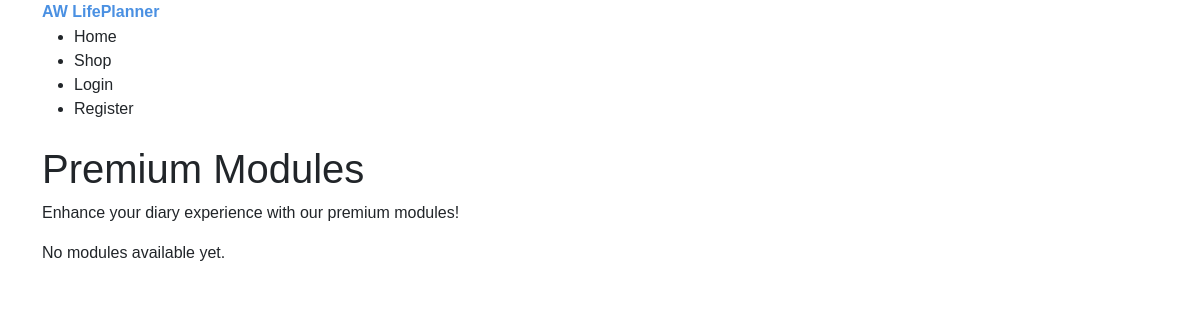
/shop/, run on an earlier commit of the app's database.
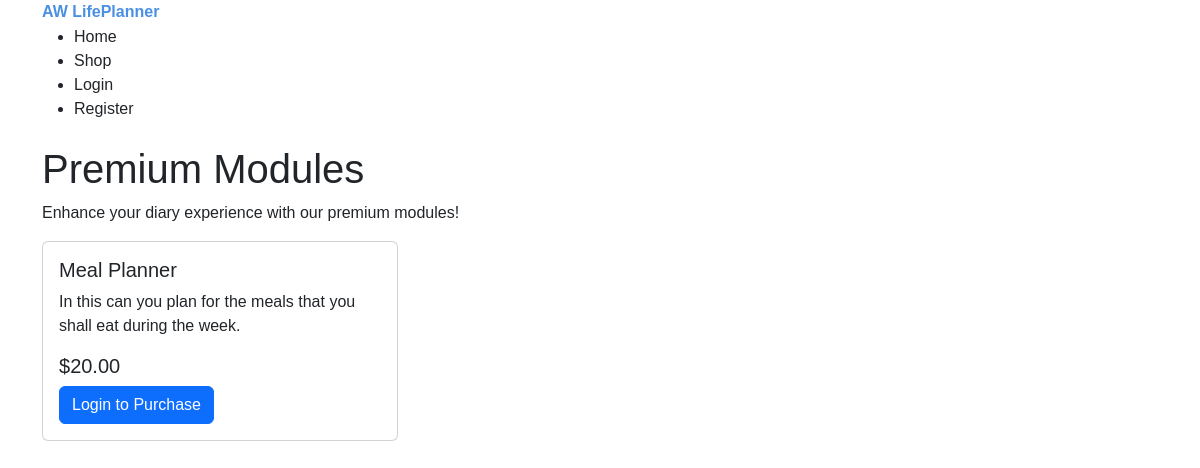
And on a later commit of the database.
### shop/models.py (models this page shows, shortened)
class Module(models.Model):
    MODULE_TYPES = [
        ('meal_planner', 'Meal Planner'),
        ('cleaning_schedule', 'Cleaning Schedule'),
        ('Stickers', 'Digital Stickers'),
        ('habit_tracker', 'Habit Tracker'),
    ]
    category = models.ForeignKey('Category', null=True, blank=True, on_delete=models.SET_NULL)
    name = models.CharField(max_length=254)
    module_type = models.CharField(max_length=50, choices=MODULE_TYPES)
    description = models.TextField()
    price = models.DecimalField(max_digits=6, decimal_places=2)
    images = models.ImageField(null=True, blank=True)

### shop/views.py (the view)
# urls.py: path('', views.all_modules, name='modules'),
def all_modules(request):
    modules = Module.objects.all()
    purchased_modules = []
    if request.user.is_authenticated:
        purchased_modules = UserModule.objects.filter(
            user=request.user
        ).values_list('module_id', flat=True)
    context = {
        'modules': modules,
        'purchased_modules': purchased_modules,
    }
    return render(request, 'shop/modules.html', context)

### shop/templates/shop/modules.html (shortened to what this page needs)
{% extends 'base.html' %}
{% block content %}
    <h1>Premium Modules</h1>
    <p>Enhance your diary experience with our premium modules!</p>
    <div class="row">
        {% if modules %}
            {% for module in modules %}
                <div class="col-md-4 mb-4">
                    <div class="card h-100">
                        <div class="card-body">
                            <h5 class="card-title">{{ module.name }}</h5>
                            <p class="card-text">{{ module.description|truncatewords:20 }}</p>
                            <p class="h5">${{ module.price }}</p>
                            {% if user.is_authenticated %}
                                {% if module.id in purchased_modules %}
                                <button class="btn btn-success" disabled>Owned</button>
                                {% else %}
                                    <a href="{% url 'shop:module_detail' module.id %}" class="btn btn-primary">View Details</a>
                                {% endif %}
                            {% else %}
                                <a href="{% url 'account_login' %}" class="btn btn-primary">Login to Purchase</a>
                            {% endif %}
                        </div>
                    </div>
                </div>
            {% endfor %}
        {% else %}
            <div class="col-12">
                <p>No modules available yet.</p>
            </div>
        {% endif %}
    </div>
{% endblock %}

What changed in the data, as far as the page shows it:
added Module: name "Meal Planner", description "In this can you plan for the meals that you shall eat during the week.", price "20.00"
Also different on the page:
text no longer shown: "No modules available yet."
